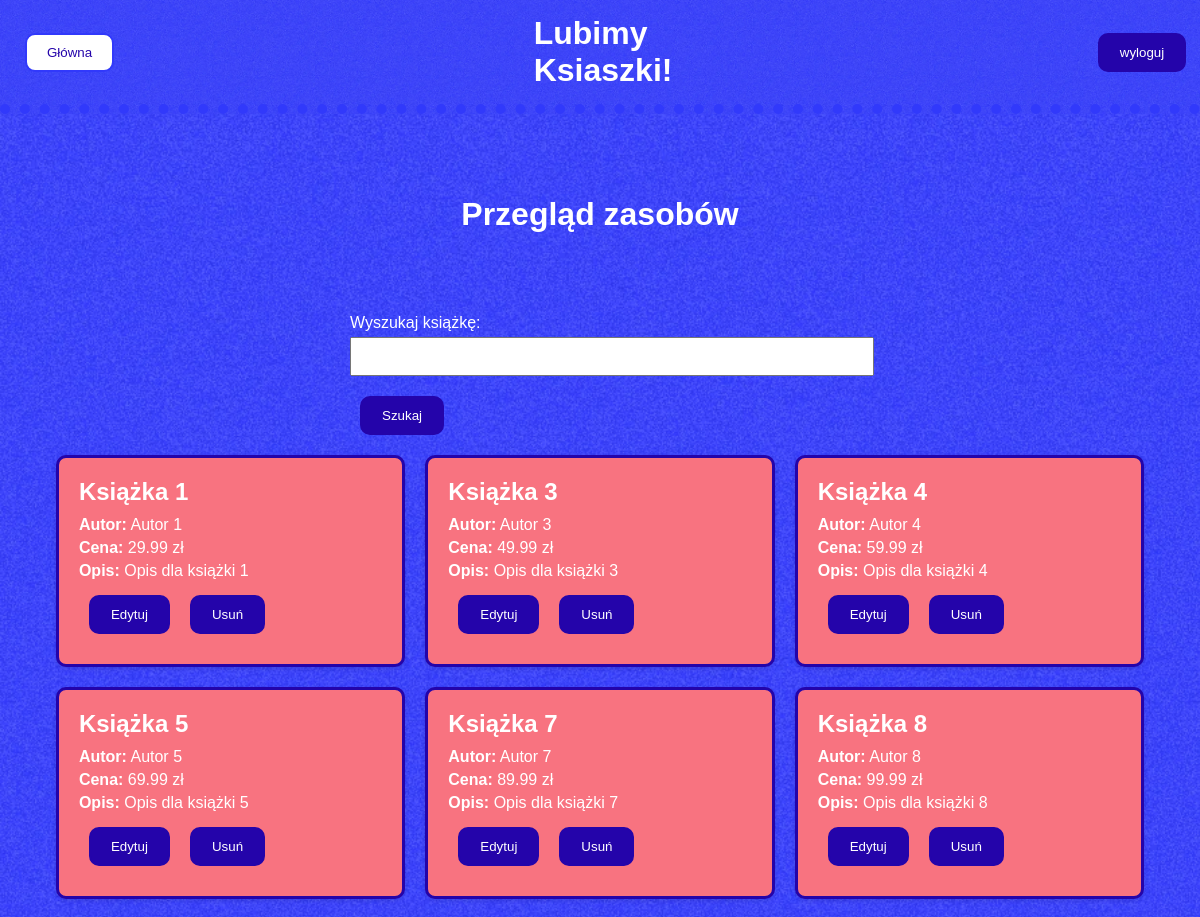
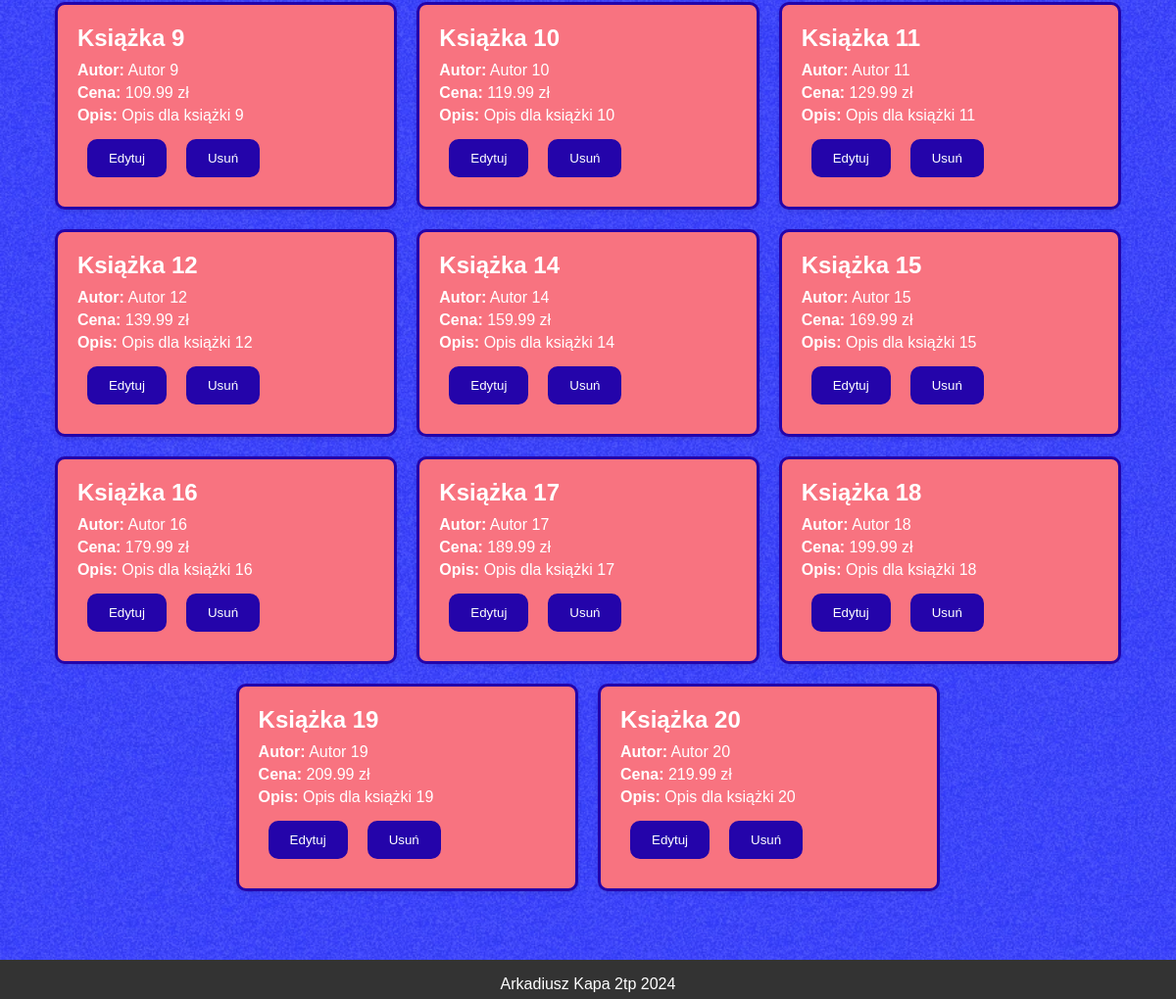
Screenshot of /projekt/przeglad.php (signed in) with the database file from the repository (2 pictures, top to bottom).
### tables this page shows
CREATE TABLE `ksiazka` (
  `Id_ksiazki` int NOT NULL,
  `tytul` varchar(255) NOT NULL,
  `autor` varchar(255) NOT NULL,
  `cena` decimal(10,2) NOT NULL,
  `ilosc` int NOT NULL,
  `opis` text
);

### projekt/przeglad.php (the view, shortened to what this page needs)
<?php
include 'includes/db_connect.php';
$role = $_SESSION['role'];
?>
<!DOCTYPE html>
<html lang="pl">
<head>
    <link rel="stylesheet" href="css/przeglad.css">
</head>
<body>
    <?php include 'includes/header.php'; ?>
    <main>
        <div class='center-div'><h1> Przegląd zasobów</h1></div>
        <form method="get">
            <label for="search">Wyszukaj książkę:</label>
            <input type="text" id="search" name="search">
            <button class = 'buttonB' type="submit">Szukaj</button>
        </form>
        <?php
        $search = $_GET['search'] ?? '';
        $search_term = "%$search%";
        $sql = "SELECT * FROM ksiazka WHERE tytul LIKE ? AND ilosc > 0";
        $stmt = $conn->prepare($sql);
        $stmt->bind_param("s", $search_term);
        $stmt->execute();
        $result = $stmt->get_result();
        if ($result->num_rows > 0) {
            echo "<div class='book-container'>";
            while ($row = $result->fetch_assoc()) {
                echo "<div class='book-card'>";
                echo "<h2>{$row['tytul']}</h2>";
                echo "<p><strong>Autor:</strong> {$row['autor']}</p>";
                echo "<p><strong>Cena:</strong> {$row['cena']} zł</p>";
                echo "<p><strong>Opis:</strong> {$row['opis']}</p>";
                if ($role === 'client') {
                    echo "<button class ='buttonB'  onclick=\"window.location.href='zamowienie.php?id={$row['Id_ksiazki']}'\">Kup teraz</button>";
                } elseif ($role === 'admin') {
                    echo "<button  class ='buttonB' onclick=\"window.location.href='ksiazka_edycja.php?id={$row['Id_ksiazki']}'\">Edytuj</button>";
                    echo "<button  class ='buttonB' onclick=\"window.location.href='usun_ksiazke.php?id={$row['Id_ksiazki']}'\">Usuń</button>";
                }
                echo "</div>";
            }
            echo "</div>";
        } else {
            echo "<p>Nie znaleziono książek</p>";
        }
        ?>
    </main>
    <?php include 'includes/footer.php'; ?>
</body>
</html>

### projekt/includes/header.php
<link rel="stylesheet" href="css/includes.css">
<header>
    <p class="space25">
    <div class="left-div">
        <button class = "buttonW" onclick="window.location.href = 'index.php';">Główna</button>
    </div>
    <div class="m35">
        <h1>Lubimy Ksiaszki!</h1>
    </div>
    <div class="right-div">
        <button class = "buttonB" onclick="window.location.href = 'wyloguj.php';">wyloguj</button>
    </div>
</header>

### projekt/includes/footer.php
<link rel="stylesheet" href="css/includes.css">
<footer>
    <p>Arkadiusz Kapa 2tp 2024</p>
</footer>

### projekt/css/przeglad.css (style rules this page uses)
body { font-family: Arial, sans-serif; color: white; background-image: url('../img/tlo.jpg'); background-size: cover; margin: 0; padding: 0; }
main { flex: 1; padding-bottom: 100px; }
.buttonW { border-radius: 10px; display: inline-block; padding: 10px 20px; color: #2404AA; background-color: white; border: #3139FB solid 2px; text-decoration: none; margin: 10px; cursor: pointer; }
.buttonB { border-radius: 10px; display: inline-block; padding: 10px 20px; color: white; background-color: #2404AA; border: #2404AA solid 2px; text-decoration: none; margin: 10px; cursor: pointer; }
.book-container { padding: 10px; display: flex; flex-wrap: wrap; gap: 20px; justify-content: center; }
.book-card { background-color: #f87380; border: 3px solid #2404AA; border-radius: 10px; box-shadow: 0 2px 5px rgba(0, 0, 0, 0.1); padding: 20px; width: calc(33% - 40px); box-sizing: border-box; }
.center-div { display: flex; justify-content: center; align-items: center; height: 200px; flex-direction: column; }
.book-card h2 { font-size: 1.5em; margin: 0 0 10px 0; }
.book-card p { margin: 5px 0; }
form { max-width: 500px; margin: 0 auto; }
form label { display: block; margin-bottom: 5px; }
form input { width: 100%; padding: 10px; margin-bottom: 10px; }

### projekt/css/includes.css (style rules this page uses)
.space25 { width: 25px; }
.m35 { margin-left: 35%; }
.buttonW { border-radius: 10px; display: inline-block; padding: 10px 20px; color: #2404AA; background-color: white; border: #3139FB solid 2px; text-decoration: none; margin: 10px; cursor: pointer; }
.buttonB { border-radius: 10px; display: inline-block; padding: 10px 20px; color: white; background-color: #2404AA; border: #2404AA solid 2px; text-decoration: none; margin: 10px; cursor: pointer; }
.center-div { display: flex; justify-content: center; align-items: center; height: 200px; flex-direction: column; }
.left-div { float:left; }
.right-div { float: right; margin-left: 35.5%; }
footer { background-color: #333; color: white; text-align: center; position: fixed; width: 100%; bottom: 0; height: 40px; }
header { background-image: url('../img/tlo.jpg'); background-size: cover; color: white; padding: 15px; border-bottom: #3139FB dotted 10px; display: flex; align-items: center; }
header h1 { margin: 0; }

### rows the page displays
ksiazka: tytul "Książka 1", autor "Autor 1", cena "29.99", opis "Opis dla książki 1"
ksiazka: tytul "Książka 3", autor "Autor 3", cena "49.99", opis "Opis dla książki 3"
ksiazka: tytul "Książka 4", autor "Autor 4", cena "59.99", opis "Opis dla książki 4"
ksiazka: tytul "Książka 5", autor "Autor 5", cena "69.99", opis "Opis dla książki 5"
ksiazka: tytul "Książka 7", autor "Autor 7", cena "89.99", opis "Opis dla książki 7"
ksiazka: tytul "Książka 8", autor "Autor 8", cena "99.99", opis "Opis dla książki 8"
ksiazka: tytul "Książka 9", autor "Autor 9", cena "109.99", opis "Opis dla książki 9"
ksiazka: tytul "Książka 10", autor "Autor 10", cena "119.99", opis "Opis dla książki 10"
ksiazka: tytul "Książka 11", autor "Autor 11", cena "129.99", opis "Opis dla książki 11"
ksiazka: tytul "Książka 12", autor "Autor 12", cena "139.99", opis "Opis dla książki 12"
ksiazka: tytul "Książka 14", autor "Autor 14", cena "159.99", opis "Opis dla książki 14"
ksiazka: tytul "Książka 15", autor "Autor 15", cena "169.99", opis "Opis dla książki 15"
ksiazka: tytul "Książka 16", autor "Autor 16", cena "179.99", opis "Opis dla książki 16"
ksiazka: tytul "Książka 17", autor "Autor 17", cena "189.99", opis "Opis dla książki 17"
ksiazka: tytul "Książka 18", autor "Autor 18", cena "199.99", opis "Opis dla książki 18"
ksiazka: tytul "Książka 19", autor "Autor 19", cena "209.99", opis "Opis dla książki 19"
ksiazka: tytul "Książka 20", autor "Autor 20", cena "219.99", opis "Opis dla książki 20"
